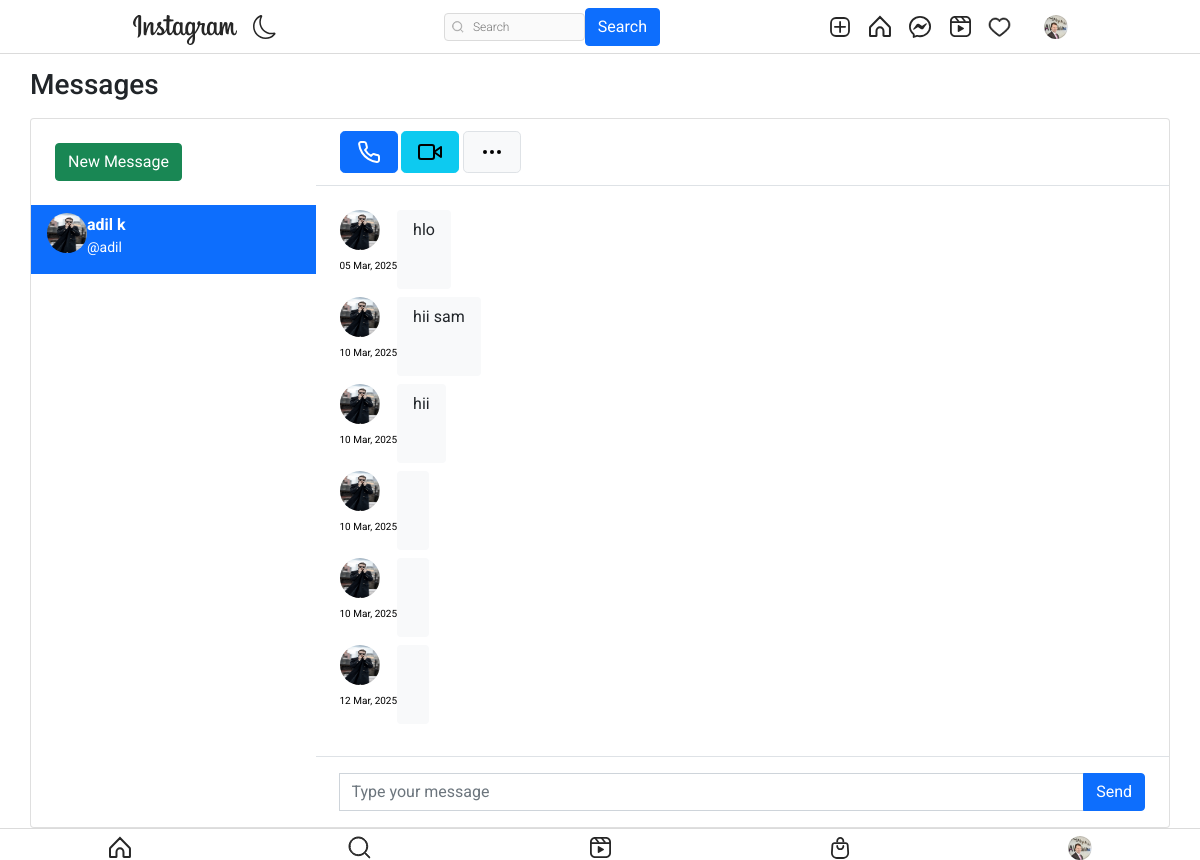
Page /message/inbox/ (signed in) on the committed database.
### userauths/models.py (models this page shows, shortened)
class Profile(models.Model):
    user = models.OneToOneField(User, related_name='profile', on_delete=models.CASCADE)
    image = models.ImageField(upload_to="profile_pciture", null=True, default="default.jpg")
    first_name = models.CharField(max_length=200, null=True, blank=True)
    last_name = models.CharField(max_length=200, null=True, blank=True)
    bio = models.CharField(max_length=200, null=True, blank=True)
    location = models.CharField(max_length=200, null=True, blank=True)
    url = models.URLField(max_length=200, null=True, blank=True)
    favourite = models.ManyToManyField(Post, blank=True)

### directs/models.py (models this page shows, shortened)
class Message(models.Model):
    user = models.ForeignKey(User, on_delete=models.CASCADE, related_name="user")
    sender = models.ForeignKey(User, on_delete=models.CASCADE, related_name="from_user")
    reciepient = models.ForeignKey(User, on_delete=models.CASCADE, related_name="to_user")
    body = models.TextField(null=True)
    date = models.DateTimeField(auto_now_add=True)
    is_read = models.BooleanField(default=False)
    def get_message(user):
        users = []
        messages = Message.objects.filter(user=user).values('reciepient').annotate(last=Max('date')).order_by('-last')
        for message in messages:
            users.append({
                'user': User.objects.get(pk=message['reciepient']),
                'last': message['last'],
                'unread': Message.objects.filter(user=user, reciepient__pk=message['reciepient'], is_read=False).count()
            })
        return users

### directs/views.py (the view)
# urls.py: path('inbox/', inbox, name="message"),
@login_required
def inbox(request):
    user = request.user
    messages = Message.get_message(user=request.user)
    active_direct = None
    directs = None
    profile = get_object_or_404(Profile, user=user)
    if messages:
        message = messages[0]
        active_direct = message['user'].username
        directs = Message.objects.filter(user=request.user, reciepient=message['user'])
        directs.update(is_read=True)
        for message in messages:
            if message['user'].username == active_direct:
                message['unread'] = 0
    context = {
        'directs':directs,
        'messages': messages,
        'active_direct': active_direct,
        'profile': profile,
    }
    return render(request, 'directs/direct.html', context)

### templates/directs/direct.html (shortened to what this page needs)
{% extends 'base.html' %}
{% load static %}
{% block content %}
<head>
	<link href="https://cdn.jsdelivr.net/npm/bootstrap@5.1.3/dist/css/bootstrap.min.css" rel="stylesheet">
</head>
<br><br>
<main class="conetent">
    <div class="container p-0">
		<h1 class="h3 mb-3">Messages</h1>
		<div class="card">
			<div class="row g-0">
				<div class="col-12 col-lg-12 col-xl-3 border-right chat-messages" >
					<div class="px-4 d-none d-md-block">
						<div class="d-flex align-items-center">
							<div class="flex-grow-1">
								<a href="{% url 'search-users' %}" class="btn btn-success mt-4 mb-4">New Message</a>
							</div>
						</div>
					</div>
					{% for message in messages %}
					<a href="{% url 'directs' message.user.username %}" class="list-group-item list-group-item-action border-0 {% if active_direct == message.user.username %}active{% endif %}">
						<div class="d-flex align-items-start pb-2">
								<img src="{{ message.user.profile.image.url }}" class="rounded-circle mr-1" alt="img" width="40" height="40">
							<div class="flex-grow-1 ml-6">
								<b>{{message.user.profile.first_name}} {{message.user.profile.last_name}}</b>
								<div class="small"> @{{message.user.username}}</div>
							</div>
						</div>
					</a>
					{% endfor %}
				</div>
				<div class="col-12 col-lg-7 col-xl-9">
					<div class="py-2 px-4 border-bottom d-none d-lg-block">
						<div class="d-flex align-items-center py-1">
							<div>
								<button class="btn btn-primary btn-lg mr-1 px-3"></button>
								<button class="btn btn-info btn-lg mr-1 px-3 d-none d-md-inline-block"></button>
								<button class="btn btn-light border btn-lg px-3"></button>
							</div>
						</div>
					</div>
					<div class="position-relative">
						<div class="chat-messages p-4">
									{% for direct in directs %}
										{% if direct.sender == request.user %}
											<div class="chat-message-right pb-2">
												<div>
													<a href=""><img src="{{ direct.sender.profile.image.url }}" class="rounded-circle mr-1" alt="img" width="40" height="40"></a>
													<div class="text-muted small text-nowrap mt-2" style="font-size:10px; color: rgba(180, 180, 180, 0);"><p style="font-size:10px; color: black;">{{direct.date|date:"d M, Y"}}</p></div>
												</div>
												<div class="flex-shrink-1 bg-light rounded py-2 px-3 ml-3">
													{{direct.body}}
												</div>
											</div>
										{% else %}
											<div class="chat-message-left pb-2">
												<div>
													<a href=""><img src="{{ direct.sender.profile.image.url }}" class="rounded-circle mr-1" alt="img" width="40" height="40"></a>
													<div class="text-muted small text-nowrap mt-2" style="font-size:10px; color: rgba(180, 180, 180, 0);"><p style="font-size:10px; color: black;">{{direct.date|date:"d M, Y"}}</p></div>
												</div>
												<div class="flex-shrink-1 bg-light rounded py-2 px-3 ml-3">
													{{direct.body}}
												</div>
											</div>
										{% endif %}
									{% endfor %}
						</div>
					</div>
						<div class="flex-grow-0 py-3 px-4 border-top">
							<form method="POST" action="{% url 'send-directs' %}">
								<div class="input-group">
									<input name="body" type="text" class="form-control" placeholder="Type your message">
									<button class="btn btn-primary" type="submit">Send</button>
								</div>
							</form>
						</div>
				</div>
			</div>
		</div>
	</div>
</main>
</html>
{% endblock content %}

### templates/base.html (shortened to what this page needs)
{% load static %}
<!DOCTYPE html>
<html lang="en">
<head>
    <link rel="stylesheet" href="https://cdn.jsdelivr.net/npm/bootstrap-icons@1.8.1/font/bootstrap-icons.css">
    <link href="https://cdn.jsdelivr.net/npm/bootstrap@5.1.3/dist/css/bootstrap.min.css" rel="stylesheet">
    <link rel="stylesheet" type="text/css" href="{% static 'assets1/style.css' %}">
</head>
<body>
    <header class="header">
        <nav class="header__content">
            <div class="header__buttons">
                <a href="{% url 'index' %}" class="header__home">
                </a>
                <button class="header__theme-button" title="Toggle Theme">
                </button>
            </div>
            <form action=" url search-users " method="GET">
                <div class="header__search">
                    <input type="text" placeholder="Search" name="q" value="{{ request.GET.q }}">
                    <button class="btn btn-primary" type="submit">Search</button>
                </div>
            </form>
            <div class="header__buttons header__buttons--desktop">
                <a href="{% url 'newpost' %}">
                </a>
                <a href="{% url 'index' %}">
                </a>
                <a href="{% url 'message' %}">
                </a>
                <a href="#">
                </a>
                <span>
                    <a href="url 'show-notification'">
                    </a>
                </span>
                <a href="">
                    <button class="profile-button">
                        <a href="{% url 'profile' request.user %}">
                            <div class="profile-button__picture">
                                <img src="{{request.user.profile.image.url}}" alt="User Picture">
                            </div>
                        </a>
                    </button>
                </a>
            </div>
        </nav>
    </header>
    {% block content %}
    {% endblock content %}
    <nav class="navbar">
        <a href="#" class="navbar__button">
        </a>
        <a href="{% url 'search-users' %}" class="navbar__button">
        </a>
        <a href="#" class="navbar__button">
        </a>
        <a href="#" class="navbar__button">
        </a>
        <a href="{% url 'profile' request.user %}" class="navbar__button profile-button">
            <div class="profile-button__picture">
                <img src="{{request.user.profile.image.url}}" alt="User Picture">
            </div>
        </a>
    </nav>
</body>
</html>

### static/assets1/style.css (style rules this page uses)
*, *::after, *::before { box-sizing: border-box; margin: 0; padding: 0; }
*, button, input, select, textarea { font-family: 'Roboto', sans-serif; }
:root { --primary: hsl(0, 0%, 100%); --secondary: hsl(0, 0%, 98%); --border: hsl(0, 0%, 86%); --story-border: hsl(0, 0%, 78%); --img-border: hsla(0, 0%, 0%, 0.1); --text-dark: hsl(0, 0%, 15%); --text-light: hsl(0, 0%, 60%); --like: hsl(355, 82%, 61%); --link: hsl(204, 100%, 48%); --header-height: 44px; --nav-height: 44px; }
body { min-height: 100vh; display: flex; flex-direction: column; overflow-y: auto; }
svg { display: block; }
img { max-width: 100%; }
.header { width: 100%; height: var(--header-height); background-color: var(--primary); display: flex; justify-content: center; position: fixed; top: 0; left: 0; z-index: 2; }
.header::after { content: ''; position: absolute; bottom: 0; width: 100%; height: 1px; background-color: var(--border); }
.header__content { width: 100%; max-width: 975px; padding: 0 14px; display: flex; justify-content: space-between; align-items: center; }
.header__home { margin-top: 5px; }
.header__theme-button { background-color: transparent; border: none; cursor: pointer; }
.header__theme-button-moon { display: unset; }
.header__search { width: 216px; height: 28px; display: none; align-items: center; position: relative; }
.header__search svg { width: 12px; height: 12px; position: absolute; left: 8px; }
.header__search input { width: 100%; height: 100%; background-color: var(--secondary); padding: 4px 10px 4px 28px; border: 1px solid var(--border); border-radius: 4px; outline: none; font-size: 12px; font-weight: 300; text-decoration: none; color: var(--text-light); text-overflow: ellipsis; overflow: hidden; white-space: nowrap; }
.header__buttons { display: flex; align-items: center; gap: 16px; }
.navbar { width: 100%; height: var(--nav-height); background-color: var(--primary); display: flex; position: fixed; bottom: 0; left: 0; z-index: 2; }
.navbar::after { content: ''; position: absolute; top: 0; width: 100%; height: 1px; background-color: var(--border); }
.navbar__button { flex: 1 0 auto; display: flex; justify-content: center; align-items: center; }
.profile-button { background-color: transparent; border: none; outline: none; cursor: pointer; position: relative; }
.profile-button__picture { width: 24px; height: 24px; border-radius: 50%; overflow: hidden; position: relative; }
.profile-button__picture::after { content: ''; position: absolute; top: 0; bottom: 0; left: 0; right: 0; border: 1px solid var(--img-border); border-radius: 50%; }
@media (min-width: 768px) { :root { --header-height: 54px; --nav-height: 0px; } }
@media (min-width: 768px) { .header__content { padding: 0 20px; } }
@media (min-width: 768px) { .header__search { display: flex; } }
@media (min-width: 768px) { .navbar { display: none; } }

### templates/directs/direct.html (style rules this page uses)
body { margin-top:20px; }
.chat-messages { display: flex; flex-direction: column; max-height: 800px; overflow-y: scroll }
.chat-message-left, .chat-message-right { display: flex; flex-shrink: 0 }
.chat-message-left { margin-right: auto }
.py-3 { padding-top: 1rem!important; padding-bottom: 1rem!important; }
.px-4 { padding-right: 1.5rem!important; padding-left: 1.5rem!important; }
.flex-grow-0 { flex-grow: 0!important; }
.border-top { border-top: 1px solid #dee2e6!important; }

### rows in the picture
Message: sender.profile.image (picture), date "05 Mar, 2025", body "hlo"
Message: sender.profile.image (picture), date "10 Mar, 2025", body "hii sam"
Message: sender.profile.image (picture), date "10 Mar, 2025", body "hii"
Message: sender.profile.image (picture), date "10 Mar, 2025"
Message: sender.profile.image (picture), date "10 Mar, 2025"
Message: sender.profile.image (picture), date "12 Mar, 2025"

### other values in the picture
{{ message.user.profile.first_name }} "adil"
{{ message.user.profile.last_name }} "k"
{{ message.user.username }} "adil"
